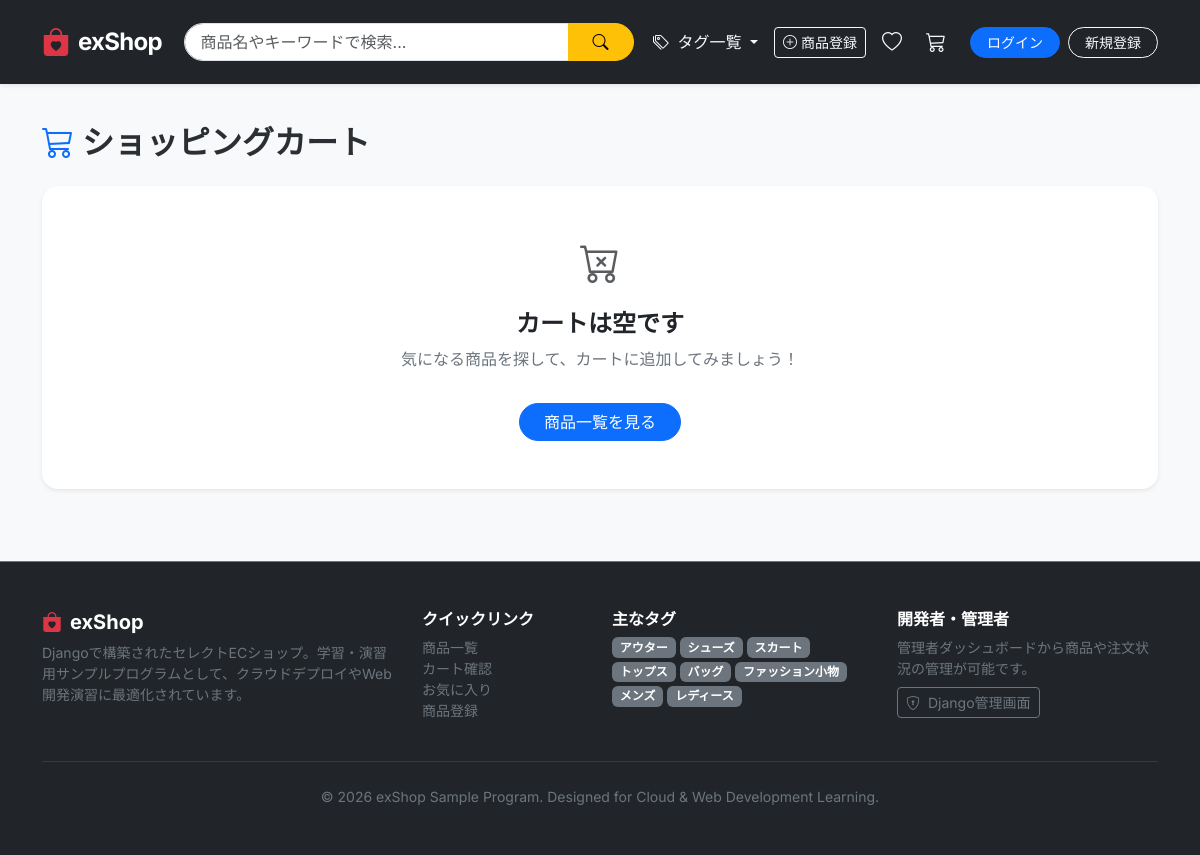
Page /cart/ on the committed database.
### shop/models.py (models this page shows, shortened)
class Tag(models.Model):
    COLOR_CHOICES = [
        ('primary', 'Primary (Blue)'),
        ('secondary', 'Secondary (Gray)'),
        ('success', 'Success (Green)'),
        ('danger', 'Danger (Red)'),
        ('warning', 'Warning (Yellow)'),
        ('info', 'Info (Teal)'),
        ('dark', 'Dark (Black)'),
    ]
    name = models.CharField(max_length=50, unique=True, verbose_name="タグ名")
    slug = models.SlugField(max_length=50, unique=True, allow_unicode=True, verbose_name="スラグ")
    color = models.CharField(max_length=20, choices=COLOR_CHOICES, default='primary', verbose_name="バッジ色")
    class Meta:
        verbose_name = "タグ"
        verbose_name_plural = "タグ一覧"
        ordering = ['name']

### shop/views.py (the view)
# urls.py: path('cart/', views.cart_detail, name='cart_detail'),
def cart_detail(request):
    cart = Cart(request)
    for item in cart:
        item['update_quantity_form'] = CartAddProductForm(
            initial={'quantity': item['quantity'], 'override': True}
        )
    return render(request, 'shop/cart_detail.html', {'cart': cart})

### templates/shop/cart_detail.html (shortened to what this page needs)
{% extends 'base.html' %}
{% block content %}
<div class="container py-4">
    <h2 class="fw-bold mb-4 d-flex align-items-center gap-2">
        <i class="bi bi-cart3 text-primary"></i> ショッピングカート
    </h2>
    {% if cart %}
        <div class="row g-4">
            <div class="col-lg-8">
                <div class="card border-0 shadow-sm rounded-4 overflow-hidden">
                    <div class="table-responsive">
                        <table class="table align-middle mb-0">
                            <thead class="table-light">
                                <tr>
                                    <th scope="col" style="min-width: 250px;">商品</th>
                                    <th scope="col" class="text-center">単価</th>
                                    <th scope="col" class="text-center" style="width: 140px;">数量</th>
                                    <th scope="col" class="text-end">小計</th>
                                    <th scope="col" class="text-center" style="width: 60px;"></th>
                                </tr>
                            </thead>
                            <tbody>
                                {% for item in cart %}
                                    {% with product=item.product %}
                                        <tr>
                                            <td>
                                                <div class="d-flex align-items-center gap-3">
                                                    <img src="{{ product.image_url }}" alt="{{ product.name }}" class="rounded-3 border" style="width: 64px; height: 64px; object-fit: cover;">
                                                    <div>
                                                        <h6 class="mb-1 fw-bold">
                                                            <a href="{% url 'shop:product_detail' product.id %}" class="text-dark text-decoration-none">
                                                                {{ product.name }}
                                                            </a>
                                                        </h6>
                                                        <div class="d-flex gap-1">
                                                            {% for tag in product.tags.all|slice:":2" %}
                                                                <span class="badge bg-light text-secondary border" style="font-size: 0.7rem;">{{ tag.name }}</span>
                                                            {% endfor %}
                                                        </div>
                                                    </div>
                                                </div>
                                            </td>
                                            <td class="text-center fw-semibold text-secondary">
                                                &yen;{{ item.price|floatformat:"0" }}
                                            </td>
                                            <td>
                                                <form action="{% url 'shop:cart_add' product.id %}" method="post" class="d-flex align-items-center justify-content-center gap-1">
                                                    {% csrf_token %}
                                                    <input type="hidden" name="override" value="True">
                                                    <select name="quantity" class="form-select form-select-sm" style="width: 70px;" onchange="this.form.submit()">
                                                        {% for i in "12345678910"|make_list %}
                                                            <option value="{{ forloop.counter }}" {% if item.quantity == forloop.counter %}selected{% endif %}>
                                                                {{ forloop.counter }}
                                                            </option>
                                                        {% endfor %}
                                                    </select>
                                                </form>
                                            </td>
                                            <td class="text-end fw-bold text-dark fs-6">
                                                &yen;{{ item.total_price|floatformat:"0" }}
                                            </td>
                                            <td class="text-center">
                                                <form action="{% url 'shop:cart_remove' product.id %}" method="post">
                                                    {% csrf_token %}
                                                    <button type="submit" class="btn btn-sm btn-link text-danger p-0" title="カートから削除">
                                                        <i class="bi bi-trash3 fs-5"></i>
                                                    </button>
                                                </form>
                                            </td>
                                        </tr>
                                    {% endwith %}
                                {% endfor %}
                            </tbody>
                        </table>
                    </div>
                </div>
                <div class="mt-3">
                    <a href="{% url 'shop:product_list' %}" class="btn btn-outline-secondary rounded-pill px-4">
                        <i class="bi bi-arrow-left me-1"></i> お買い物を続ける
                    </a>
                </div>
            </div>
            <div class="col-lg-4">
                <div class="card border-0 shadow-sm rounded-4 p-4 sticky-top" style="top: 90px;">
                    <h5 class="fw-bold mb-3">ご注文の概要</h5>
                    <div class="d-flex justify-content-between mb-2">
                        <span class="text-secondary">商品小計</span>
                        <span class="fw-bold">&yen;{{ cart.get_total_price|floatformat:"0" }}</span>
                    </div>
                    <div class="d-flex justify-content-between mb-2">
                        <span class="text-secondary">配送料</span>
                        <span class="text-success fw-bold">無料</span>
                    </div>
                    <hr class="my-3">
                    <div class="d-flex justify-content-between align-items-baseline mb-4">
                        <span class="fs-5 fw-bold">お支払い合計</span>
                        <span class="fs-3 fw-bold text-primary">&yen;{{ cart.get_total_price|floatformat:"0" }}</span>
                    </div>
                    <a href="{% url 'shop:checkout' %}" class="btn btn-warning btn-lg w-100 rounded-pill fw-bold shadow-sm d-flex align-items-center justify-content-center gap-2">
                        購入手続きへ進む <i class="bi bi-arrow-right"></i>
                    </a>
                    <div class="mt-4 p-3 bg-light rounded-3 text-secondary small">
                        <i class="bi bi-shield-check text-success me-1"></i>
                        SSL暗号化通信により、お客様の個人情報は安全に保護されます。
                    </div>
                </div>
            </div>
        </div>
    {% else %}
        <div class="card border-0 shadow-sm rounded-4 py-5 text-center">
            <div class="text-muted mb-3">
                <i class="bi bi-cart-x fs-1"></i>
            </div>
            <h4 class="fw-bold">カートは空です</h4>
            <p class="text-secondary">気になる商品を探して、カートに追加してみましょう！</p>
            <div class="mt-3">
                <a href="{% url 'shop:product_list' %}" class="btn btn-primary rounded-pill px-4">
                    商品一覧を見る
                </a>
            </div>
        </div>
    {% endif %}
</div>
{% endblock %}

### templates/base.html (shortened to what this page needs)
{% load static %}
<!DOCTYPE html>
<html lang="ja">
<head>
    <link href="https://cdn.jsdelivr.net/npm/bootstrap@5.3.3/dist/css/bootstrap.min.css" rel="stylesheet">
    <link rel="stylesheet" href="https://cdn.jsdelivr.net/npm/bootstrap-icons@1.11.3/font/bootstrap-icons.min.css">
    <link rel="stylesheet" href="{% static 'css/style.css' %}">
</head>
<body class="bg-light d-flex flex-column min-vh-100">
    <nav class="navbar navbar-expand-lg navbar-dark bg-dark sticky-top shadow-sm py-3">
        <div class="container">
            <a class="navbar-brand fw-bold d-flex align-items-center gap-2" href="{% url 'shop:product_list' %}">
                <i class="bi bi-bag-heart-fill text-danger fs-3"></i>
                <span class="fs-4 tracking-tight">exShop</span>
            </a>
            <div class="collapse navbar-collapse" id="navbarMain">
                <form class="d-flex mx-auto my-2 my-lg-0 w-100" style="max-width: 450px;" method="get" action="{% url 'shop:product_list' %}">
                    <div class="input-group">
                        <input class="form-control rounded-start-pill ps-3" type="search" name="q" placeholder="商品名やキーワードで検索..." value="{{ request.GET.q|default:'' }}" aria-label="Search">
                        <button class="btn btn-warning rounded-end-pill px-4 fw-semibold" type="submit">
                            <i class="bi bi-search"></i>
                        </button>
                    </div>
                </form>
                <ul class="navbar-nav ms-auto align-items-center gap-2">
                    <li class="nav-item dropdown">
                        <a class="nav-link dropdown-toggle text-light" href="#" role="button" data-bs-toggle="dropdown" aria-expanded="false">
                            <i class="bi bi-tags me-1"></i> タグ一覧
                        </a>
                    </li>
                    <li class="nav-item">
                        <a class="btn btn-sm btn-outline-light d-flex align-items-center gap-1" href="{% url 'shop:product_create' %}">
                            <i class="bi bi-plus-circle"></i> 商品登録
                        </a>
                    </li>
                    <li class="nav-item">
                        <a class="nav-link position-relative text-light px-2" href="{% url 'shop:favorite_list' %}" title="お気に入り">
                            <i class="bi bi-heart fs-5"></i>
                        </a>
                    </li>
                    <li class="nav-item">
                        <a class="nav-link position-relative text-light px-2" href="{% url 'shop:cart_detail' %}" title="カート">
                            <i class="bi bi-cart3 fs-5"></i>
                        </a>
                    </li>
                    {% if user.is_authenticated %}
                        <li class="nav-item dropdown">
                            <a class="nav-link dropdown-toggle text-light d-flex align-items-center gap-2" href="#" role="button" data-bs-toggle="dropdown">
                                <i class="bi bi-person-circle fs-5"></i>
                                <span>{{ user.username }}</span>
                            </a>
                            <ul class="dropdown-menu dropdown-menu-end shadow">
                                <li class="dropdown-header">こんにちは、{{ user.username }} さん</li>
                                <li><a class="dropdown-item" href="{% url 'shop:mypage' %}"><i class="bi bi-person me-2"></i>マイページ</a></li>
                                <li><a class="dropdown-item" href="{% url 'shop:order_list' %}"><i class="bi bi-receipt me-2"></i>購入履歴</a></li>
                                <li><a class="dropdown-item" href="{% url 'shop:favorite_list' %}"><i class="bi bi-heart me-2"></i>お気に入り</a></li>
                                {% if user.is_staff %}
                                    <li><hr class="dropdown-divider"></li>
                                    <li><a class="dropdown-item text-primary" href="/admin/" target="_blank"><i class="bi bi-gear-fill me-2"></i>管理サイト (Admin)</a></li>
                                {% endif %}
                                <li><hr class="dropdown-divider"></li>
                                <li><a class="dropdown-item text-danger" href="{% url 'shop:logout' %}"><i class="bi bi-box-arrow-right me-2"></i>ログアウト</a></li>
                            </ul>
                        </li>
                    {% else %}
                        <li class="nav-item ms-lg-2">
                            <a class="btn btn-sm btn-primary px-3 rounded-pill" href="{% url 'shop:login' %}">ログイン</a>
                        </li>
                        <li class="nav-item">
                            <a class="btn btn-sm btn-outline-light px-3 rounded-pill" href="{% url 'shop:signup' %}">新規登録</a>
                        </li>
                    {% endif %}
                </ul>
            </div>
        </div>
    </nav>
    <main class="flex-grow-1">
        {% block content %}{% endblock %}
    </main>
    <footer class="bg-dark text-light-50 py-5 mt-5 border-top border-secondary">
        <div class="container">
            <div class="row g-4">
                <div class="col-lg-4 col-md-6 text-white">
                    <h5 class="fw-bold d-flex align-items-center gap-2">
                        <i class="bi bi-bag-heart-fill text-danger"></i> exShop
                    </h5>
                    <p class="text-secondary small mt-2">
                        Djangoで構築されたセレクトECショップ。学習・演習用サンプルプログラムとして、クラウドデプロイやWeb開発演習に最適化されています。
                    </p>
                </div>
                <div class="col-lg-2 col-md-6">
                    <h6 class="text-white fw-bold">クイックリンク</h6>
                    <ul class="list-unstyled small">
                        <li><a href="{% url 'shop:product_list' %}" class="text-secondary text-decoration-none hover-light">商品一覧</a></li>
                        <li><a href="{% url 'shop:cart_detail' %}" class="text-secondary text-decoration-none hover-light">カート確認</a></li>
                        <li><a href="{% url 'shop:favorite_list' %}" class="text-secondary text-decoration-none hover-light">お気に入り</a></li>
                        <li><a href="{% url 'shop:product_create' %}" class="text-secondary text-decoration-none hover-light">商品登録</a></li>
                    </ul>
                </div>
                <div class="col-lg-3 col-md-6">
                    <h6 class="text-white fw-bold">主なタグ</h6>
                    <div class="d-flex flex-wrap gap-1 mt-2">
                        {% for tag in all_tags|slice:":8" %}
                            <a href="{% url 'shop:product_list' %}?tag={{ tag.slug }}" class="badge bg-secondary text-decoration-none">
                                {{ tag.name }}
                            </a>
                        {% empty %}
                            <span class="text-secondary small">タグ未設定</span>
                        {% endfor %}
                    </div>
                </div>
                <div class="col-lg-3 col-md-6">
                    <h6 class="text-white fw-bold">開発者・管理者</h6>
                    <p class="text-secondary small mb-2">管理者ダッシュボードから商品や注文状況の管理が可能です。</p>
                    <a href="/admin/" target="_blank" class="btn btn-sm btn-outline-secondary">
                        <i class="bi bi-shield-lock me-1"></i> Django管理画面
                    </a>
                </div>
            </div>
            <hr class="border-secondary my-4">
            <div class="text-center text-secondary small">
                &copy; 2026 exShop Sample Program. Designed for Cloud & Web Development Learning.
            </div>
        </div>
    </footer>
</body>
</html>

### rows in the picture
Tag: name "アウター"
Tag: name "シューズ"
Tag: name "スカート"
Tag: name "トップス"
Tag: name "バッグ"
Tag: name "ファッション小物"
Tag: name "メンズ"
Tag: name "レディース"
